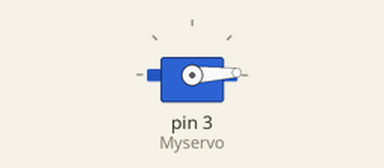
This sketch was run on a simulated Arduino Uno, built with avr-gcc and run on an emulated ATmega328P. Shown: servo.

Above: at 0.05 s.
At 1.25 s:
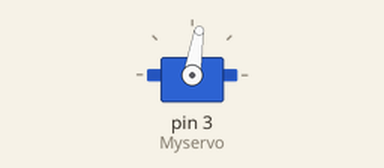
At 2.45 s:
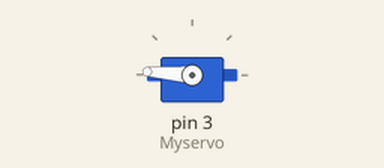
At 4.85 s:
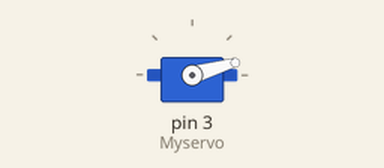
Timing chart, 0 to 7.9 s (numbered marks = the images above):
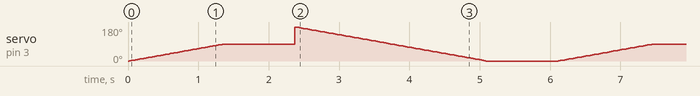

The sketch:

servomotor1.ino
```cpp
#include<Servo.h>
Servo Myservo;
int pos;
void setup()
{
Myservo.attach(3);
}

void loop()
{


for(pos=0;pos<=90;pos++){
Myservo.write(pos);
delay(15);
}
  delay(1000);

  for(pos=180;pos>=0;pos--){
Myservo.write(pos);
delay(15);
}
  delay(1000);

}
```
